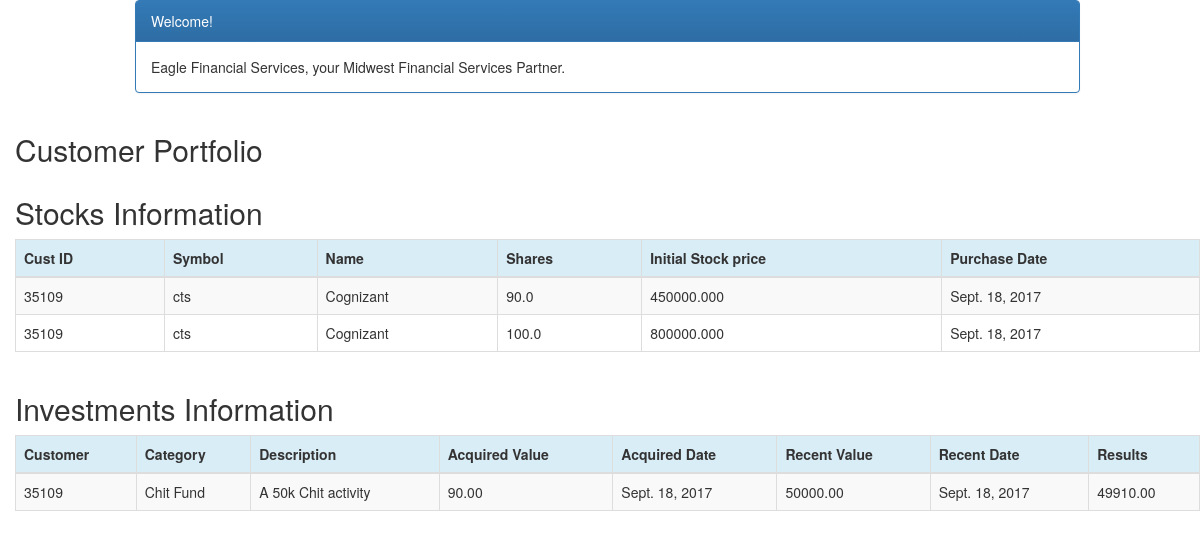
Before: /customer/3/portfolio/ (signed in) with the older database file.
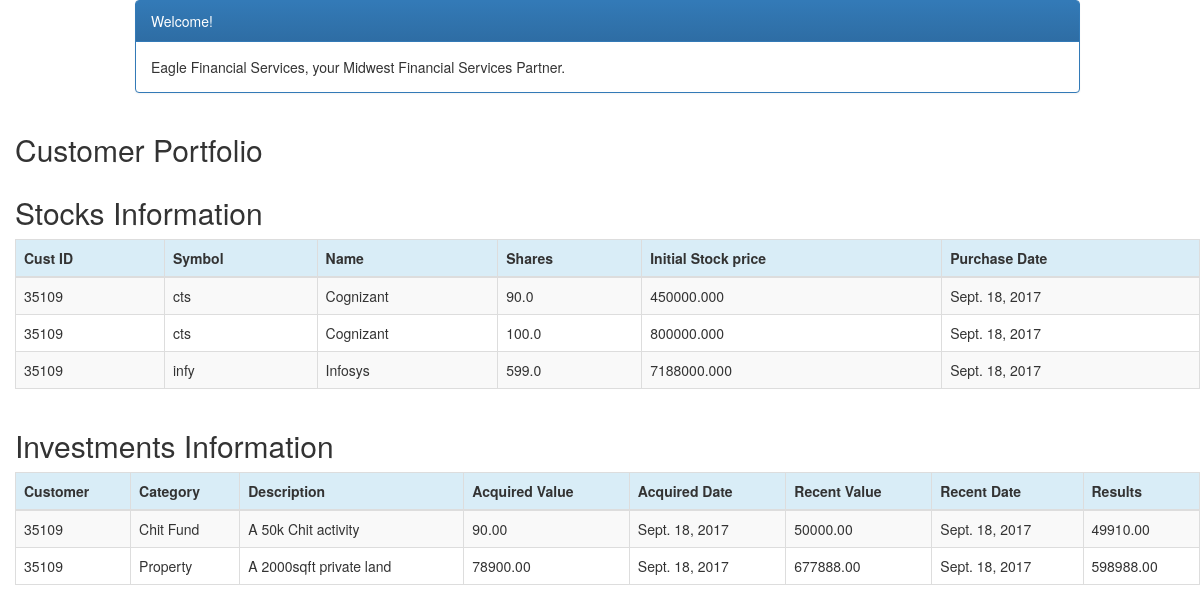
After: the same page with the newer database file.
### portfolio/models.py (models this page shows, shortened)
class Stock(models.Model):
    customer = models.ForeignKey(Customer, related_name='stocks')
    symbol = models.CharField(max_length=10)
    name = models.CharField(max_length=50)
    shares = models.DecimalField (max_digits=10, decimal_places=1)
    purchase_price = models.DecimalField(max_digits=10, decimal_places=2)
    purchase_date = models.DateField(default=timezone.now, blank=True, null=True)
    def initial_stock_value(self):
        return self.shares * self.purchase_price

class Customer(models.Model):
    name = models.CharField(max_length=50)
    address = models.CharField(max_length=200)
    cust_number = models.IntegerField(blank=False, null=False)
    city = models.CharField(max_length=50)
    state = models.CharField(max_length=50)
    zipcode = models.CharField(max_length=10)
    email = models.EmailField(max_length=200)
    cell_phone = models.CharField(max_length=50)
    created_date = models.DateTimeField(
        default=timezone.now)
    updated_date = models.DateTimeField(auto_now_add=True)
    def __str__(self):
        return str(self.cust_number)

class Investment(models.Model):
    customer = models.ForeignKey(Customer, related_name='investments')
    category = models.CharField(max_length=50)
    description = models.CharField(max_length=200)
    acquired_value = models.DecimalField(max_digits=10, decimal_places=2)
    acquired_date = models.DateField(default=timezone.now)
    recent_value = models.DecimalField(max_digits=10, decimal_places=2)
    recent_date = models.DateField(default=timezone.now, blank=True, null=True)
    def results_by_investment(self):
        return self.recent_value - self.acquired_value

### portfolio/views.py (the view)
# urls.py: url(r'', include('portfolio.urls', namespace='portfolio')),
@login_required
def portfolio(request,pk):
   customer = get_object_or_404(Customer, pk=pk)
   customers = Customer.objects.filter(created_date__lte=timezone.now())
   investments =Investment.objects.filter(customer=pk)
   stocks = Stock.objects.filter(customer=pk)
   funds = Fund.objects.filter(customer=pk)
   sum_acquired_value = Investment.objects.filter(customer=pk).aggregate(Sum('acquired_value'))
   return render(request, 'portfolio/portfolio.html', {'customers': customers,
                                                       'investments': investments,
                                                       'stocks': stocks,
                                                       'funds': funds,
                                                    'sum_acquired_value': sum_acquired_value,})

### portfolio/templates/portfolio/portfolio.html (shortened to what this page needs)
{% load staticfiles %}
{% load mathfilters %}
<!DOCTYPE html>
<link rel="stylesheet" href="//maxcdn.bootstrapcdn.com/bootstrap/3.2.0/css/bootstrap.min.css">
<link rel="stylesheet" href="//maxcdn.bootstrapcdn.com/bootstrap/3.2.0/css/bootstrap-theme.min.css">
<html lang="en">
<head>
    <link rel="stylesheet" href="{% static 'css/portfolio.css' %}">
</head>
<body>
<div class="container">
    <div class="row">
        <div class="col-md-10 col-md-offset-1">
            <div class="panel panel-primary">
                <div class="panel-heading">Welcome!</div>
                <div class="panel-body">
                    Eagle Financial Services, your Midwest Financial Services Partner.
                </div>
            </div>
        </div>
    </div>
</div>
<div class="row">
    <h2 style="padding-left: 15Px">Customer Portfolio</h2>
</div>
<div class="row">
    <h2 style="padding-left: 15Px">Stocks Information</h2>
</div>
<div>
    <table class="table table-striped table-bordered table-hover">
        <thead>
        <tr class="bg-info">
            <th>Cust ID</th>
            <th>Symbol</th>
            <th>Name</th>
            <th>Shares</th>
            <th>Initial Stock price</th>
            <th>Purchase Date</th>
        </tr>
        </thead>
        <tbody>
        {% for stock in stocks %}
            <tr>
                <td>{{ stock.customer }}</td>
                <td>{{ stock.symbol }}</td>
                <td>{{ stock.name }}</td>
                <td>{{ stock.shares }}</td>
                <td>{{ stock.initial_stock_value }}</td>
                <td>{{ stock.purchase_date }}</td>
        {% endfor %}
            </tr>
        </tbody>
    </table>
</div>
<div class="row">
    <h2 style="padding-left: 15Px">Investments Information</h2>
</div>
<div>
    <table class="table table-striped table-bordered table-hover">
       <thead>
        <tr class="bg-info">
            <th>Customer</th>
            <th>Category</th>
            <th>Description</th>
            <th>Acquired Value</th>
            <th>Acquired Date</th>
            <th>Recent Value</th>
            <th>Recent Date</th>
            <th>Results</th>
        </tr>
        </thead>
        <tbody>
        {% for investment in investments %}
            <tr>
                <td>{{ investment.customer }}</td>
                <td>{{ investment.category }}</td>
                <td>{{ investment.description }}</td>
                <td>{{ investment.acquired_value }}</td>
                <td>{{ investment.acquired_date }}</td>
                <td>{{ investment.recent_value }}</td>
                <td>{{ investment.recent_date }}</td>
                <td>{{ investment.results_by_investment }}</td>
        {% endfor %}
            </tr>
        </tbody>
    </table>
</div>

Changed rows visible on the page:
added Stock: customer "35109", symbol "infy", name "Infosys", shares "599.0", initial_stock_value "7188000.000", purchase_date "Sept. 18, 2017"
added Investment: customer "35109", category "Property", description "A 2000sqft private land", acquired_value "78900.00", acquired_date "Sept. 18, 2017", recent_value "677888.00", recent_date "Sept. 18, 2017", results_by_investment "598988.00"
